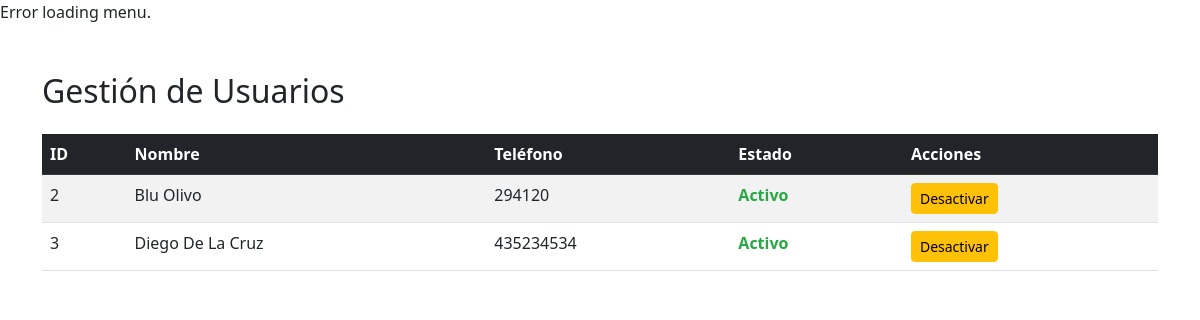
/usuarios.php (signed in), run on the app's committed database.
### tables this page shows
CREATE TABLE `usuarios` (
  `codigo` int(11) NOT NULL AUTO_INCREMENT,
  `usuario` varchar(32) NOT NULL,
  `clave` varchar(40) DEFAULT '',
  `activo` int(11) DEFAULT 1,
  `admin` int(11) DEFAULT 0,
  `nombre` varchar(64) DEFAULT NULL,
  `apellidos` varchar(128) DEFAULT NULL,
  `domicilio` varchar(128) DEFAULT NULL,
  `poblacion` varchar(64) DEFAULT NULL,
  `provincia` varchar(32) DEFAULT NULL,
  `cp` char(5) DEFAULT NULL,
  `telefono` char(9) DEFAULT NULL,
  PRIMARY KEY (`codigo`),
  UNIQUE KEY `usuario` (`usuario`)
);

### usuarios.php (the view, shortened to what this page needs)
<?php
$conexion = abrirConexionBD();
$query = "SELECT codigo, nombre, apellidos, telefono, activo
          FROM usuarios
          WHERE admin = 0
          ORDER BY nombre ASC";
$resultado = mysqli_query($conexion, $query);
$usuarios = mysqli_fetch_all($resultado, MYSQLI_ASSOC);
?>
<!DOCTYPE html>
<html lang="es">
<head>
    <link href="https://cdn.jsdelivr.net/npm/bootstrap@5.3.0/dist/css/bootstrap.min.css" rel="stylesheet">
</head>
<body>
    <mi-menu></mi-menu>
    <div class="container mt-5">
        <h2 class="mb-4">Gestión de Usuarios</h2>
        <div class="table-responsive">
            <table class="table table-striped table-hover">
                <thead class="table-dark">
                    <tr>
                        <th>ID</th>
                        <th>Nombre</th>
                        <th>Teléfono</th>
                        <th>Estado</th>
                        <th>Acciones</th>
                    </tr>
                </thead>
                <tbody>
                    <?php foreach ($usuarios as $usuario): ?>
                        <tr>
                            <td><?= htmlspecialchars($usuario['codigo']) ?></td>
                            <td><?= htmlspecialchars($usuario['nombre'] . ' ' . $usuario['apellidos']) ?></td>
                            <td><?= htmlspecialchars($usuario['telefono']) ?></td>
                            <td>
                                <span class="<?= $usuario['activo'] ? 'activo' : 'inactivo' ?>">
                                    <?= $usuario['activo'] ? 'Activo' : 'Inactivo' ?>
                                </span>
                            </td>
                            <td>
                                <form method="POST" style="display: inline;">
                                    <button type="submit" name="cambiar_estado" class="btn btn-sm <?= $usuario['activo'] ? 'btn-warning' : 'btn-success' ?>">
                                        <?= $usuario['activo'] ? 'Desactivar' : 'Activar' ?>
                                    </button>
                                </form>
                            </td>
                        </tr>
                    <?php endforeach; ?>
                </tbody>
            </table>
        </div>
    </div>
</body>
</html>

### usuarios.php (style rules this page uses)
.activo { color: #28a745; font-weight: bold; }

### data on the page
usuarios: codigo "2", nombre+apellidos "Blu Olivo", telefono "294120", activo "Activo"
usuarios: codigo "3", nombre+apellidos "Diego De La Cruz", telefono "435234534", activo "Activo"
